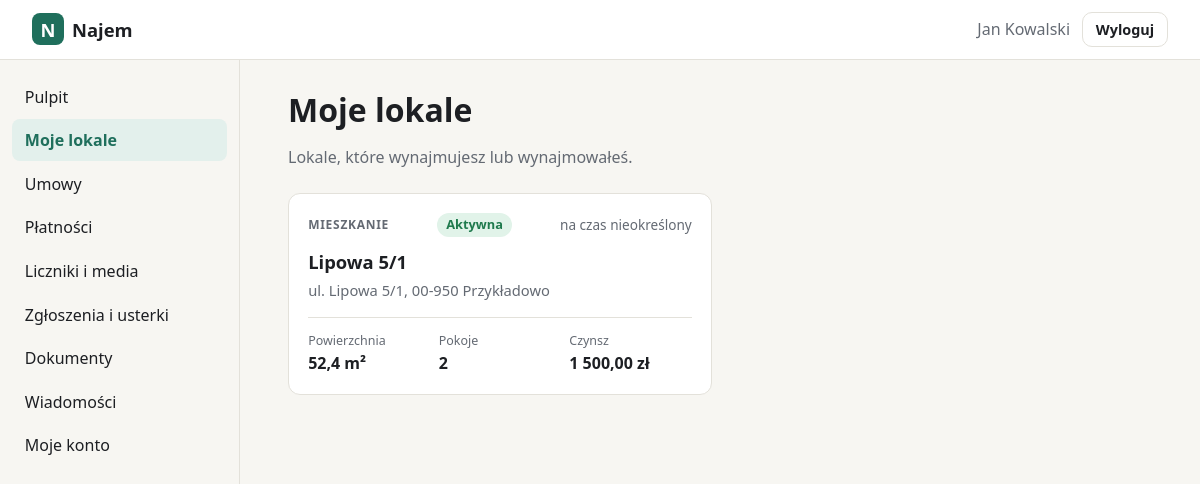
Page /panel/lokale (signed in) on the committed database.
### tables this page shows
CREATE TABLE users (
    id            INTEGER PRIMARY KEY AUTOINCREMENT,
    login         TEXT NOT NULL UNIQUE COLLATE NOCASE,
    password_hash TEXT NOT NULL,
    full_name     TEXT,
    role          TEXT NOT NULL DEFAULT 'klient',
    created_at    TEXT NOT NULL DEFAULT (datetime('now')),
    last_login_at TEXT
, email TEXT, telefon TEXT, aktywny INTEGER NOT NULL DEFAULT 1);

CREATE TABLE lokale (
    id          INTEGER PRIMARY KEY AUTOINCREMENT,
    nazwa       TEXT NOT NULL,
    ulica       TEXT NOT NULL,          -- ulica z numerem budynku
    nr_lokalu   TEXT,
    kod         TEXT NOT NULL,
    miasto      TEXT NOT NULL,
    rodzaj      TEXT NOT NULL DEFAULT 'mieszkanie',
    powierzchnia REAL,                  -- m²
    pokoje      INTEGER,
    pietro      TEXT,
    opis        TEXT,
    wyposazenie TEXT,                   -- pozycje rozdzielone nową linią
    created_at  TEXT NOT NULL DEFAULT (datetime('now'))
, nr_wodomierza TEXT, nr_cieplomierza TEXT, budynek_id INTEGER REFERENCES budynki(id));

CREATE TABLE umowy (
    id                INTEGER PRIMARY KEY AUTOINCREMENT,
    numer             TEXT NOT NULL UNIQUE,
    lokal_id          INTEGER NOT NULL REFERENCES lokale(id),
    najemca_id        INTEGER NOT NULL REFERENCES users(id),
    rodzaj            TEXT NOT NULL DEFAULT 'najem okazjonalny',
    data_zawarcia     TEXT NOT NULL,
    data_od           TEXT NOT NULL,
    data_do           TEXT,             -- NULL = czas nieokreślony
    czynsz            INTEGER NOT NULL,
    oplaty            INTEGER NOT NULL DEFAULT 0,  -- opłaty eksploatacyjne / zaliczki
    kaucja            INTEGER NOT NULL DEFAULT 0,
    dzien_platnosci   INTEGER NOT NULL DEFAULT 10,
    wypowiedzenie     TEXT,             -- np. '1 miesiąc'
    rozwiazana_dnia   TEXT,             -- wcześniejsze zakończenie
    uwagi             TEXT,
    created_at        TEXT NOT NULL DEFAULT (datetime('now'))
, liczba_osob INTEGER NOT NULL DEFAULT 1);

### app.py (the view)
@app.get("/panel/lokale")
@login_required
def lokale():
    umowy = moje_umowy(g.user["id"])
    by_lokal = {}
    for u in umowy:                      # pierwsza = najważniejsza umowa lokalu
        by_lokal.setdefault(u["lokal_id"], u)
    rows = []
    if by_lokal:
        q = ",".join("?" * len(by_lokal))
        for l in get_db().execute(f"SELECT * FROM lokale WHERE id IN ({q})", list(by_lokal)):
            rows.append((l, by_lokal[l["id"]]))
    rows.sort(key=lambda r: umowy.index(r[1]))
    return render_template("lokale.html", active="lokale", rows=rows)

### app.py (called while the page is built)
def get_db() -> sqlite3.Connection:
    if "db" not in g:
        g.db = sqlite3.connect(DB_PATH)
        g.db.row_factory = sqlite3.Row
        g.db.execute("PRAGMA foreign_keys = ON")
    return g.db

def csrf_token() -> str:
    if "_csrf" not in session:
        session["_csrf"] = secrets.token_urlsafe(32)
    return session["_csrf"]

def static_v(filename):
    try:
        v = int((BASE / "static" / filename).stat().st_mtime)
    except OSError:
        v = 0
    return url_for("static", filename=filename, v=v)

def login_required(view):
    @wraps(view)
    def wrapped(*a, **kw):
        if g.user is None:
            return redirect(url_for("login", next=request.path))
        if g.user["role"] == "zarzadca":
            return redirect(url_for("zarzadca.pulpit"))
        return view(*a, **kw)
    return wrapped

@app.before_request
def load_user():
    g.user = None
    uid = session.get("user_id")
    if uid:
        g.user = get_db().execute(
            "SELECT id, login, full_name, role FROM users WHERE id=? AND aktywny=1", (uid,)
        ).fetchone()
        if g.user is None:
            session.clear()

@app.context_processor
def inject():
    return {"menu": MENU, "user": g.get("user")}

@app.template_filter("zl")
def fmt_zl(grosze):
    if grosze is None:
        return "—"
    zl, gr = divmod(int(grosze), 100)
    return f"{zl:,}".replace(",", " ") + f",{gr:02d} zł"

@app.template_filter("m2")
def fmt_m2(v):
    if v is None:
        return "—"
    return (f"{v:g}".replace(".", ",")) + " m²"

def status_umowy(u, today=None):
    today = today or date.today()
    od = date.fromisoformat(u["data_od"])
    koniec = u["rozwiazana_dnia"] or u["data_do"]
    do = date.fromisoformat(koniec) if koniec else None
    if today < od:
        dni = (od - today).days
        return "przyszla", "Rozpocznie się", f"za {dni} {plural(dni, 'dzień', 'dni', 'dni')}"
    if do and today > do:
        return "zakonczona", "Zakończona", f"{fmt_data(koniec)}"
    if do:
        dni = (do - today).days
        if dni <= 60:
            return "konczy", "Kończy się", f"za {dni} {plural(dni, 'dzień', 'dni', 'dni')}"
        return "aktywna", "Aktywna", f"do {fmt_data(koniec)}"
    return "aktywna", "Aktywna", "na czas nieokreślony"

def moje_umowy(uid):
    rows = get_db().execute(UMOWY_SQL + " ORDER BY u.data_od DESC", (uid,)).fetchall()
    order = {"konczy": 0, "aktywna": 1, "przyszla": 2, "zakonczona": 3}
    return sorted(rows, key=lambda r: order[status_umowy(r)[0]])

### templates/lokale.html (shortened to what this page needs)
{% extends "panel.html" %}
{% from "_macros.html" import adres, status_line %}
{% block content %}
<h1>Moje lokale</h1>
<p class="muted">Lokale, które wynajmujesz lub wynajmowałeś.</p>
{% if not rows %}
  <div class="placeholder">
    <strong>Brak lokali</strong>
    <span>Nie masz jeszcze żadnej umowy najmu. Jeśli to błąd, skontaktuj się z zarządcą.</span>
  </div>
{% else %}
<div class="cards">
  {% for l, u in rows %}
  <a class="tile" href="{{ url_for('lokal', lid=l.id) }}">
    <div class="tile-head">
      <span class="kind">{{ l.rodzaj|capitalize }}</span>
      {{ status_line(u) }}
    </div>
    <h2>{{ l.nazwa }}</h2>
    <p class="muted">{{ adres(l) }}</p>
    <dl class="facts">
      <div><dt>Powierzchnia</dt><dd>{{ l.powierzchnia|m2 }}</dd></div>
      <div><dt>Pokoje</dt><dd>{{ l.pokoje or '—' }}</dd></div>
      <div><dt>Czynsz</dt><dd>{{ u.czynsz|zl }}</dd></div>
    </dl>
  </a>
  {% endfor %}
</div>
{% endif %}
{% endblock %}

### templates/panel.html (shortened to what this page needs)
{% extends "base.html" %}
{% block body_class %}app-page{% endblock %}
{% block body %}
<header class="appbar">
  <a class="brand" href="{% block home_url %}{{ url_for('panel') }}{% endblock %}"><span class="logo">N</span> Najem{% block brand_suffix %}{% endblock %}</a>
  <div class="who">
    <span class="muted">{{ user.full_name or user.login }}</span>
    <form method="post" action="{{ url_for('logout') }}">
      <button class="btn btn-ghost btn-sm" type="submit">Wyloguj</button>
    </form>
  </div>
</header>
<div class="layout">
  <nav class="sidebar" aria-label="Menu główne">
    <ul>
    {% block nav %}
    {% for key, label, _ in menu %}
      <li><a href="{{ url_for('section', key=key) }}" {% if key == active %}aria-current="page"{% endif %}>{{ label }}</a></li>
    {% endfor %}
    {% endblock %}
    </ul>
  </nav>
  <main class="content">
    {% block content %}{% endblock %}
  </main>
</div>
{% endblock %}

### templates/_macros.html (shortened to what this page needs)
{% macro adres(r) -%}
{{ r.ulica }}{% if r.nr_lokalu %}/{{ r.nr_lokalu }}{% endif %}, {{ r.kod }} {{ r.miasto }}
{%- endmacro %}
{% macro status_line(u) -%}
{% set s = status_umowy(u) %}<span class="badge badge-{{ s[0] }}">{{ s[1] }}</span> <span class="muted">{{ s[2] }}</span>
{%- endmacro %}

### static/style.css (style rules this page uses)
:root { --bg: #f7f6f2; --surface: #ffffff; --text: #1d1f23; --muted: #646a73; --line: #e3e1da; --accent: #1f6f5c; --accent-ink: #ffffff; --accent-soft: #e3f0ec; --danger: #b3261e; --danger-soft: #fbe9e7; --radius: 12px; color-scheme: light; }
* { box-sizing: border-box; }
html, body { margin: 0; }
body { background: var(--bg); color: var(--text); font: 16px/1.5 system-ui, -apple-system, "Segoe UI", Roboto, sans-serif; min-height: 100vh; }
a { color: var(--accent); }
h1 { line-height: 1.15; margin: 0 0 .4em; }
.muted { color: var(--muted); }
.brand { display: inline-flex; align-items: center; gap: .5rem; font-weight: 700; font-size: 1.15rem; color: var(--text); text-decoration: none; }
.logo { display: inline-grid; place-items: center; width: 2rem; height: 2rem; border-radius: 8px; background: var(--accent); color: var(--accent-ink); font-weight: 800; }
.btn { display: inline-block; border: 1px solid transparent; border-radius: 10px; padding: .7rem 1.2rem; font: inherit; font-weight: 600; text-decoration: none; cursor: pointer; }
.btn-ghost { background: transparent; color: var(--text); border-color: var(--line); }
.btn-sm { padding: .35rem .8rem; font-size: .9rem; }
.appbar { position: sticky; top: 0; z-index: 10; display: flex; align-items: center; gap: 1rem; padding: .75rem clamp(16px, 3vw, 32px); background: var(--surface); border-bottom: 1px solid var(--line); }
.appbar .who { margin-left: auto; display: flex; align-items: center; gap: .75rem; }
.appbar form { margin: 0; }
.layout { display: grid; grid-template-columns: 240px 1fr; min-height: calc(100vh - 58px); }
.sidebar { border-right: 1px solid var(--line); padding: 1rem .75rem; }
.sidebar ul { list-style: none; margin: 0; padding: 0; display: flex; flex-direction: column; gap: 2px; }
.sidebar a { display: block; padding: .55rem .8rem; border-radius: 8px; color: var(--text); text-decoration: none; }
.sidebar a[aria-current=page] { background: var(--accent-soft); color: var(--accent); font-weight: 600; }
.content { padding: 2rem clamp(16px, 4vw, 48px); max-width: 960px; }
:root { --ok: #1f7a4d; --ok-soft: #e1f3e9; --warn: #8a5a00; --warn-soft: #fdf1d8; --info: #2457a6; --info-soft: #e4ecfa; --off: #6b7079; --off-soft: #ececea; }
.content h1 { font-size: clamp(1.5rem, 3vw, 2rem); }
.content h2 { font-size: 1.1rem; margin: 0 0 .8rem; }
.badge { display: inline-block; padding: .15rem .55rem; border-radius: 999px; font-size: .8rem; font-weight: 600; white-space: nowrap; }
.badge-aktywna { background: var(--ok-soft); color: var(--ok); }
.cards { display: grid; gap: 1rem; grid-template-columns: repeat(auto-fill, minmax(280px, 1fr)); margin-top: 1.5rem; }
.tile { display: block; background: var(--surface); border: 1px solid var(--line); border-radius: var(--radius); padding: 1.2rem; color: var(--text); text-decoration: none; transition: border-color .15s, transform .15s; }
.tile h2 { margin: .7rem 0 .2rem; font-size: 1.15rem; }
.tile p { margin: 0; font-size: .92rem; }
.tile-head { display: flex; justify-content: space-between; align-items: center; gap: .5rem; flex-wrap: wrap; font-size: .85rem; }
.kind { color: var(--muted); text-transform: uppercase; letter-spacing: .06em; font-size: .75rem; font-weight: 700; }
.facts { display: grid; grid-template-columns: repeat(3, 1fr); gap: .5rem; margin: 1rem 0 0; padding-top: .9rem; border-top: 1px solid var(--line); }
.facts dt { color: var(--muted); font-size: .78rem; }
.facts dd { margin: 0; font-weight: 600; font-variant-numeric: tabular-nums; }

### rows in the picture
users: full_name "Jan Kowalski"
lokale: rodzaj "MIESZKANIE", s "Aktywna", s "na czas nieokreślony", nazwa "Lipowa 5/1", ulica "ul. Lipowa 5", nr_lokalu "1", kod "00-950", miasto "Przykładowo", powierzchnia|m2 "52,4 m²", pokoje "2", czynsz|zl "1 500,00 zł"

### other values in the picture
{{ label }} "Pulpit" "Moje lokale" "Umowy" "Płatności" "Liczniki i media" "Zgłoszenia i usterki" "Dokumenty" "Wiadomości" "Moje konto"
